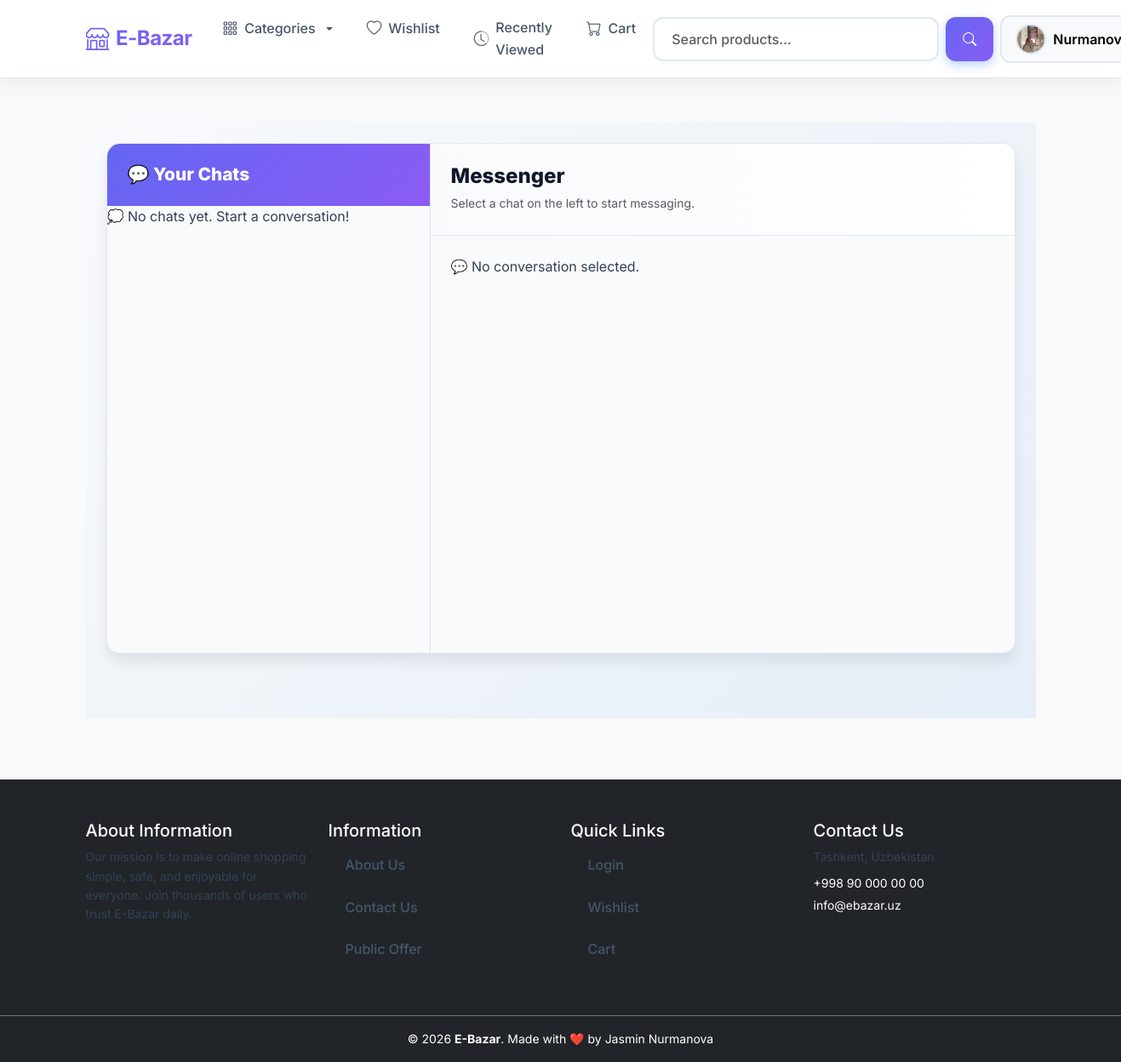
The app's page /users/messenger/ (signed in), older data.
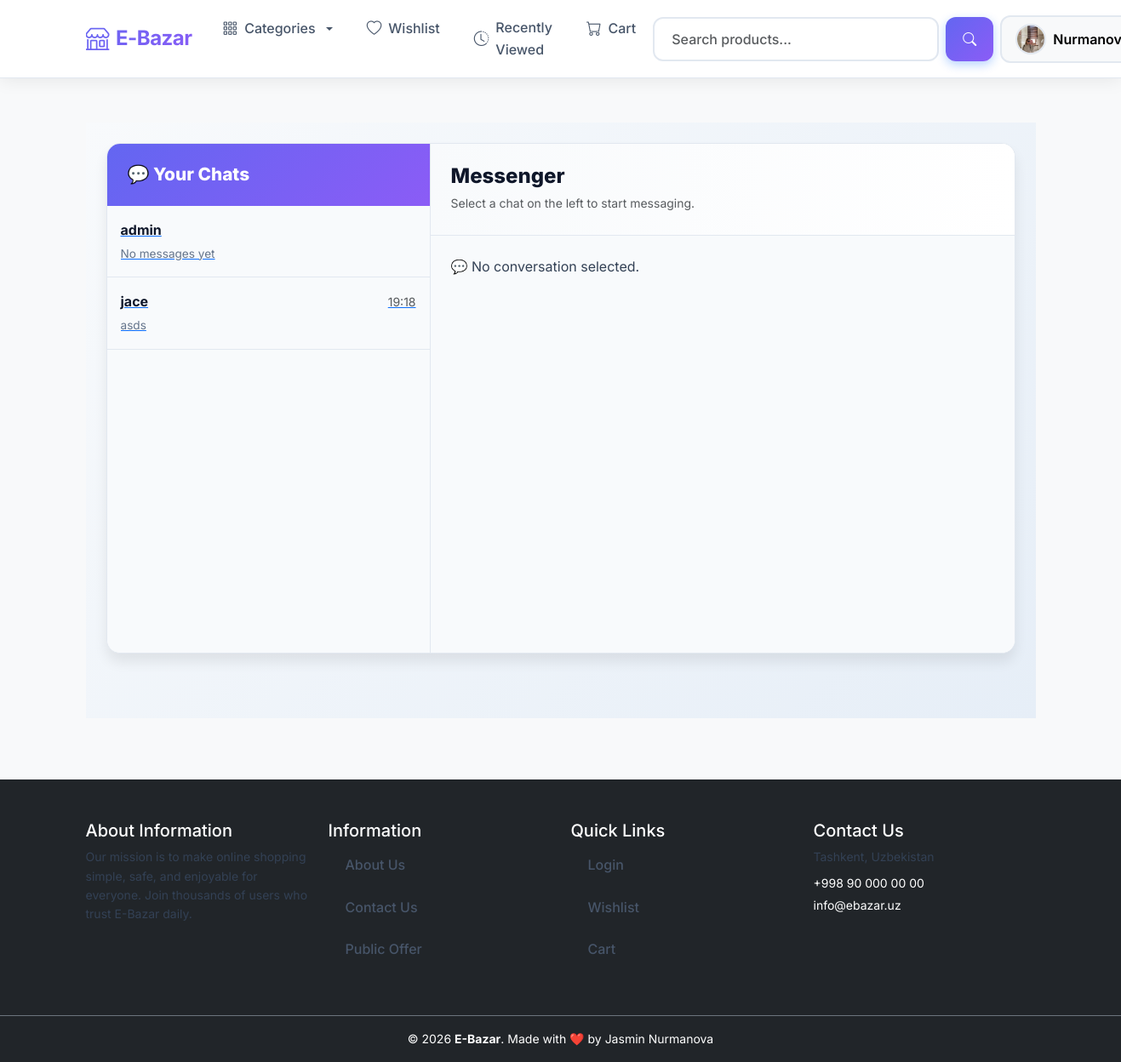
The same page, newer data.
### users/models.py (models this page shows, shortened)
class Chat(models.Model):
    user1 = models.ForeignKey(CustomUser, on_delete=models.CASCADE, related_name='chats_user1')
    user2 = models.ForeignKey(CustomUser, on_delete=models.CASCADE, related_name='chats_user2')
    created_at = models.DateTimeField(auto_now_add=True)
    updated_at = models.DateTimeField(auto_now=True)
    class Meta:
        ordering = ['-updated_at']
        unique_together = ('user1', 'user2')

class CustomUser(AbstractUser):
    phone_number = models.CharField(max_length=17, blank=True, null=True)
    tg_username = models.CharField(max_length=30, blank=True)
    avatar = models.ImageField(upload_to='avatars/', default='avatars/default.jpg')
    balance = models.DecimalField(max_digits=15, decimal_places=2, default=0)
    created_at = models.DateTimeField(auto_now_add=True)
    updated_at = models.DateTimeField(auto_now=True)
    def __str__(self):
        return self.username

class Message(models.Model):
    chat = models.ForeignKey(Chat, on_delete=models.CASCADE, related_name='messages', null=True, blank=True)
    sender = models.ForeignKey(CustomUser, on_delete=models.CASCADE, related_name='sent_messages')
    content = models.TextField()
    is_read = models.BooleanField(default=False)
    created_at = models.DateTimeField(auto_now_add=True)
    class Meta:
        ordering = ['created_at']

### users/views.py (the view)
# urls.py: path('messenger/', messenger_inbox, name='messenger_inbox'),
@login_required(login_url='login')
def messenger_inbox(request):
    sender = request.user
    all_chats = Chat.objects.filter(
        Q(user1=sender) | Q(user2=sender)
    ).order_by('-updated_at')
    return render(request, 'chat/chat.html', {
        'recipient': None,
        'chat': None,
        'messages': [],
        'all_chats': all_chats,
    })

### main/views.py (called while the page is built)
def for_all_pages(request):
    categories=Category.objects.all()
    return {'categories':categories}

### templates/chat/chat.html (shortened to what the changed rows need)
{% extends 'base.html' %}
{% load static %}
{% block content %}
    <main class="chats-main">
        <div class="chats-container">
            <div class="chats">
                <div class="chats-list">
                    {% if all_chats %}
                        {% for c in all_chats %}
                            {% if c.user1 == user %}
                                <a href="{% url 'users:messenger' c.user2.id %}" class="chat-item {% if chat and c.id == chat.id %}active{% endif %}">
                                    <div class="chat-info">
                                        <div class="chat-username">{{ c.user2.username }}</div>
                                        <div class="chat-preview">{{ c.messages.last.content|default:"No messages yet"|truncatewords:5 }}</div>
                                    </div>
                                    <div class="chat-time">
                                        {% if c.messages.last %}
                                            <small class="text-muted">{{ c.messages.last.created_at|date:"H:i" }}</small>
                                        {% endif %}
                                    </div>
                                </a>
                            {% else %}
                                <a href="{% url 'users:messenger' c.user1.id %}" class="chat-item {% if chat and c.id == chat.id %}active{% endif %}">
                                    <div class="chat-info">
                                        <div class="chat-username">{{ c.user1.username }}</div>
                                        <div class="chat-preview">{{ c.messages.last.content|default:"No messages yet"|truncatewords:5 }}</div>
                                    </div>
                                    <div class="chat-time">
                                        {% if c.messages.last %}
                                            <small class="text-muted">{{ c.messages.last.created_at|date:"H:i" }}</small>
                                        {% endif %}
                                    </div>
                                </a>
                            {% endif %}
                        {% endfor %}
                    {% else %}
                        <p class="no-chats">💭 No chats yet. Start a conversation!</p>
                    {% endif %}
                </div>
            </div>
            <div class="messenger">
                {% if recipient and chat %}
                <div class="messenger-header">
                    <div class="header-info">
                        <h2 class="mb-1">{{ recipient.username }}</h2>
                        <small class="text-muted">Conversation started {{ chat.created_at|date:"M d, Y" }}</small>
                    </div>
                    <a href="{% url 'users:profile' recipient.username %}" class="view-profile-btn">View Profile →</a>
                </div>
                <div class="messages-container" id="messages-container">
                    {% if messages %}
                        {% for message in messages %}
                            <div class="message {% if message.sender == user %}sent{% else %}received{% endif %}">
                                <div class="message-content">
                                    <p class="mb-1">{{ message.content }}</p>
                                    <small class="message-time">{{ message.created_at|date:"H:i" }}</small>
                                </div>
                            </div>
                        {% endfor %}
                    {% else %}
                        <div class="no-messages-container">
                            <p class="no-messages">👋 No messages yet. Start the conversation!</p>
                        </div>
                    {% endif %}
                </div>
                <form method="post" class="message-form">
                    {% csrf_token %}
                    <div class="input-group">
                        <input
                            type="text"
                            name="content"
                            placeholder="Type a message..."
                            class="form-control message-input"
                            required
                            autofocus
                        >
                        <button type="submit" class="btn btn-primary send-btn">Send 📤</button>
                    </div>
                </form>
                {% else %}
                <div class="messenger-header">
                    <div class="header-info">
                        <h2 class="mb-1">Messenger</h2>
                    </div>
                </div>
                {% endif %}
            </div>
        </div>
    </main>
{% endblock content %}

Row changes from the older to the newer data that the page shows:
added Chat: user1.username "admin", messages.last.content "No messages yet"
added Chat: user1.username "jace", messages.last.content "asds", messages.last.created_at "19:18"
Text that changed along with them:
text no longer shown: "💭 No chats yet. Start a conversation!"
